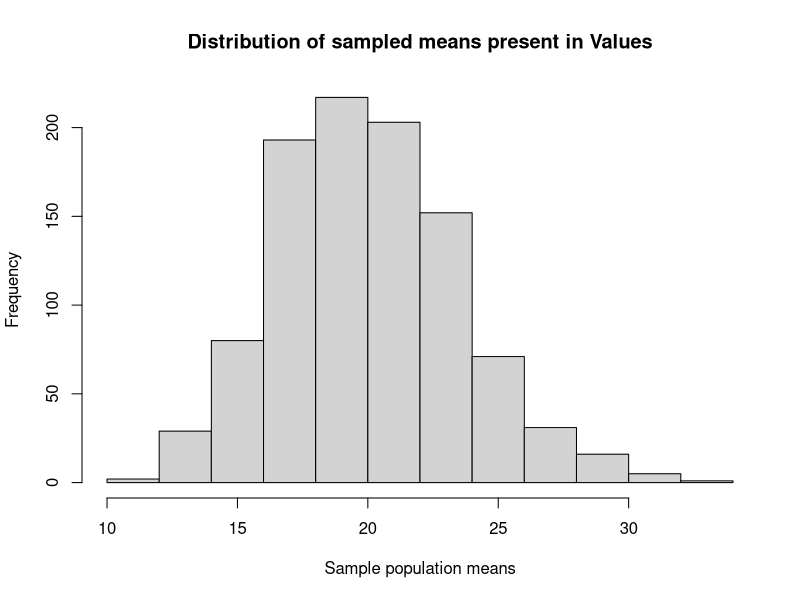
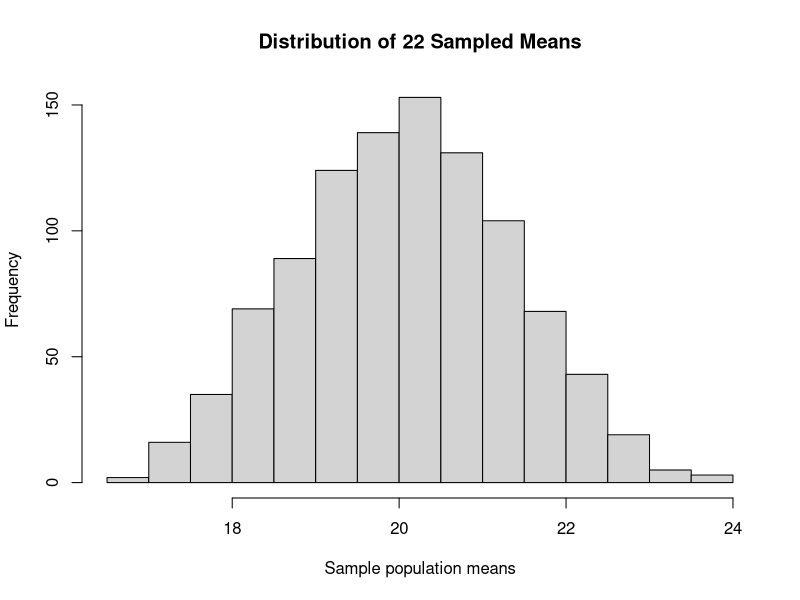

The R source for these figures, in order:
## ---- chunk 1
# Enter your name here: Hrishikesh Telang
## ---- chunk 2
# 1. I did this homework by myself, with help from the book and the professor.
## ---- chunk 3
vectorStats <- function(inputVec){
  df <- data.frame('Minimum' = min(inputVec), 
                   'Mean' = mean(inputVec),
                   'Max' = max(inputVec))
  return (df)
}
## ---- chunk 4
vectorStats(1:10)
## ---- chunk 5
vectorStats <- function(inputVec){
  df <- data.frame('Minimum' = min(inputVec), 
                   'Mean' = mean(inputVec),
                   'Max' = max(inputVec),
                   'Median' = median(inputVec),
                   'Standard Deviation' = sd(inputVec))
  return (df)
}
## ---- chunk 6
vectorStats(1:10)
## ---- chunk 7
myCars <- mtcars
## ---- chunk 8
head(myCars)
tail(myCars)
## ---- chunk 9
sample1 <- sample(myCars$mpg, size=3, replace=TRUE)
sample1
## ---- chunk 10
vectorStats(sample(myCars$mpg, size=3, replace=TRUE))
mean(sample(myCars$mpg, size=3, replace=TRUE))

#No, the mean returned from the first sample is not the same as that from the second sample because the sample() function returns three random observations from 'myCars$mpg' when called double times.
## ---- chunk 11
replicate(10, mean(sample(myCars$mpg, size=3, replace=TRUE)), simplify = TRUE)
## ---- chunk 12
#Every replication produces a different result because the function of replicate() by itself returns different sample values to understand the degree of randomness of a given sample value.
## ---- chunk 13
values <- replicate(1000, mean(sample(myCars$mpg, size=3, replace=TRUE)), simplify=TRUE)
values
## ---- chunk 14
hist(values, simplify=TRUE, main='Distribution of sampled means present in Values', xlab='Sample population means')
## ---- chunk 15
hist(replicate(1000, mean(sample(myCars$mpg, size=22, replace=TRUE)), simplify=TRUE),
     simplify=TRUE, main='Distribution of 22 Sampled Means', xlab='Sample population means')
## ---- chunk 16
#The two histograms are different because there are of two different sample sizes. The histogram adjusts its sample distribution depending on the number of samples, thus, the more the observations, the more fine and accurate the histogram sets to a bell shaped curve ie: the normal distribution. Also, with higher samples, the mean also shifts more towards the right.
